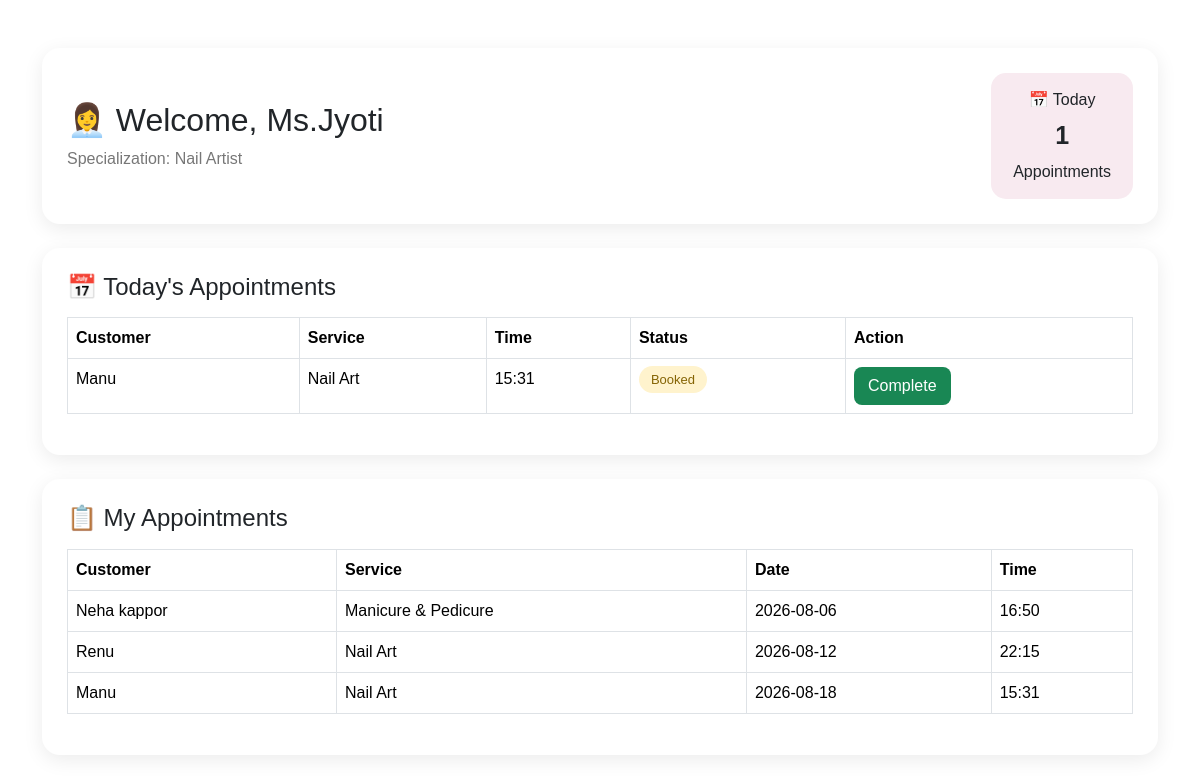
/staff_dashboard/6 (signed in), run on the app's committed database.
### models.py (models this page shows)
class Staff(db.Model):
    id = db.Column(db.Integer, primary_key=True)
    name = db.Column(db.String(100), nullable=False)
    phone = db.Column(db.String(15), nullable=False)
    gender = db.Column(db.String(10), nullable=True)
    specialization = db.Column(db.String(100), nullable=False)
    available = db.Column(db.String(10),nullable=False)

class Appointment(db.Model):
    id = db.Column(db.Integer, primary_key=True)
    customer_name = db.Column(db.String(100), nullable=False)
    customer_gender = db.Column(db.String(10), nullable=True)
    service_name = db.Column(db.String(100), nullable=False)
    staff_name = db.Column(db.String(100), nullable=False)
    appointment_date = db.Column(db.String(20), nullable=False)
    appointment_time = db.Column(db.String(20), nullable=False)
    status = db.Column(db.String(20), default="Booked")

### app.py (the view)
@app.route('/staff_dashboard/<int:staff_id>')
def staff_dashboard(staff_id):
    staff = Staff.query.get_or_404(staff_id)
    today = datetime.now().strftime("%Y-%m-%d")
    appointments = Appointment.query.filter_by(
        staff_name=staff.name,
        appointment_date=today
    ).all()
    my_appointments = Appointment.query.filter_by(
        staff_name=staff.name
    ).order_by(
        Appointment.appointment_date,
        Appointment.appointment_time
    ).all()
    return render_template(
        "staff_dashboard.html",
        staff=staff,
        appointments=appointments,
        my_appointments=my_appointments
    )

### templates/staff_dashboard.html
{% extends "base.html" %}
{% block content %}
<div class="container mt-5">
    <div class="staff-header">
        <div>
            <h2>👩‍💼 Welcome, {{ staff.name }}</h2>
            <p>Specialization: {{ staff.specialization }}</p>
        </div>
        <div class="today-box">
            📅 Today
            <strong>{{ appointments|length }}</strong>
            Appointments
        </div>
    </div>
    <div class="dashboard-card mt-4">
        <h4>📅 Today's Appointments</h4>
        {% if appointments %}
        <div class="table-responsive mt-3">
            <table class="table table-bordered">
                <thead>
                    <tr>
                        <th>Customer</th>
                        <th>Service</th>
                        <th>Time</th>
                        <th>Status</th>
                        <th>Action</th>
                    </tr>
                </thead>
                <tbody>
                    {% for appointment in appointments %}
                    <tr>
                        <td>{{ appointment.customer_name }}</td>
                        <td>{{ appointment.service_name }}</td>
                        <td>{{ appointment.appointment_time }}</td>
                        <td>
                            <span class="status-badge">
                                Booked
                            </span>
                        </td>
                        <td>
                            <button class="complete-btn"
                                    onclick="this.innerHTML='✓ Completed'; this.disabled=true;">
                                Complete
                            </button>
                        </td>
                    </tr>
                    {% endfor %}
                </tbody>
            </table>
        </div>
        {% else %}
        <div class="no-appointment">
            📭 No appointments for today.
        </div>
        {% endif %}
    </div>
<div class="dashboard-card mt-4">
    <h4>📋 My Appointments</h4>
    {% if my_appointments %}
    <div class="table-responsive mt-3">
        <table class="table table-bordered">
            <thead>
                <tr>
                    <th>Customer</th>
                    <th>Service</th>
                    <th>Date</th>
                    <th>Time</th>
                </tr>
            </thead>
            <tbody>
                {% for appointment in my_appointments %}
                <tr>
                    <td>{{ appointment.customer_name }}</td>
                    <td>{{ appointment.service_name }}</td>
                    <td>{{ appointment.appointment_date }}</td>
                    <td>{{ appointment.appointment_time }}</td>
                </tr>
                {% endfor %}
            </tbody>
        </table>
    </div>
    {% else %}
    <div class="no-appointment">
        📭 No appointments found.
    </div>
    {% endif %}
   </div>
</div>
{% endblock %}

### static/css/style.css (style rules this page uses)
* { margin:0; padding:0; box-sizing:border-box; font-family:'Poppins',sans-serif; }
body { background:linear-gradient(135deg,#aa768b,#d9b5ef,#aecef4); min-height:100vh; }
body { font-family:'Poppins',sans-serif; background:#424142; }
body { background:linear-gradient(135deg,#fb9fc4,#fff5f8); font-family:'Poppins',sans-serif; }
body { background:linear-gradient(135deg,#f5ecef,#f9d7e1); font-family:'Poppins',sans-serif; }
html,body { margin: 0; padding: 0%; width: 100%; overflow-x: hidden; }
body { background: #f5f5f5; margin: 0; }
body { background:#f58ebf; }
.staff-header { background: white; padding: 25px; border-radius: 18px; display: flex; justify-content: space-between; align-items: center; box-shadow: 0 5px 20px rgba(0,0,0,0.08); }
.staff-header h2 { margin-bottom: 8px; }
.staff-header p { margin: 0; color: #777; }
.today-box { background: #f8eaf0; padding: 15px 22px; border-radius: 15px; text-align: center; }
.today-box strong { display: block; font-size: 25px; margin: 5px; }
.dashboard-card { background: white; padding: 25px; border-radius: 18px; box-shadow: 0 5px 20px rgba(0,0,0,0.08); }
.status-badge { background: #fff3cd; color: #856404; padding: 6px 12px; border-radius: 20px; font-size: 13px; }
.complete-btn { border: none; background: #198754; color: white; padding: 7px 14px; border-radius: 8px; cursor: pointer; }

### data on the page
Staff: name "Ms.Jyoti", specialization "Nail Artist"
Appointment: customer_name "Manu", service_name "Nail Art", appointment_time "15:31", appointment_date "2026-08-18"
Appointment: customer_name "Neha kappor", service_name "Manicure & Pedicure", appointment_date "2026-08-06", appointment_time "16:50"
Appointment: customer_name "Renu", service_name "Nail Art", appointment_date "2026-08-12", appointment_time "22:15"

### other printed values
{{ appointments|length }} "1"
